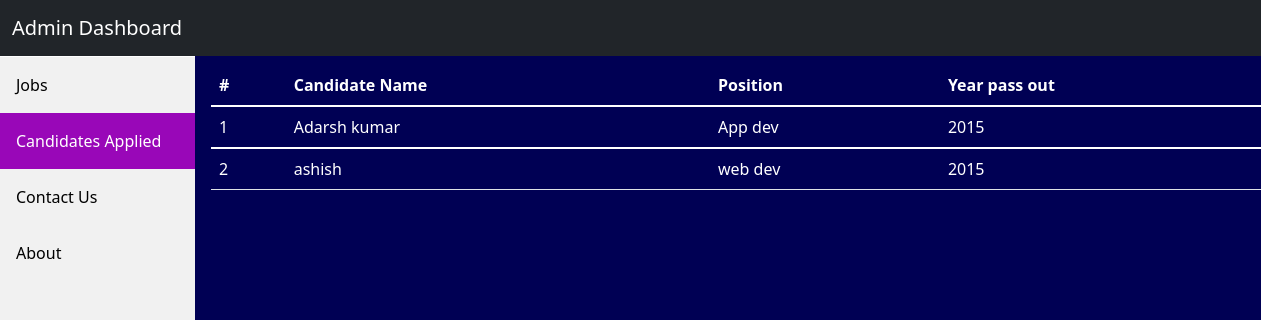
/jobs.php, run on the app's committed database.
### tables this page shows
CREATE TABLE `candidates` (
  `name` varchar(15) NOT NULL,
  `apply` varchar(50) NOT NULL,
  `qual` varchar(100) NOT NULL,
  `year` year(4) NOT NULL
);

### jobs.php (the view, shortened to what this page needs)
<?php
 include 'config.php';
 ?>
<!DOCTYPE html>
<html lang="en">
<head>
    <link href="https://cdn.jsdelivr.net/npm/bootstrap@5.1.3/dist/css/bootstrap.min.css" rel="stylesheet">
    <link rel="stylesheet" href="https://cdnjs.cloudflare.com/ajax/libs/font-awesome/6.0.0-beta2/css/all.min.css" />
</head>
<body>
    <div>
        <nav class="navbar navbar-expand-lg navbar-dark bg-dark" style="position: fixed;">
            <div class="container-fluid">
                <a class="navbar-brand" href="index.php">Admin Dashboard</a>
            </div>
        </nav>
        <div class="sidebar">
            <a  href="career.php">Jobs</a>
            <a class="active" href="jobs.php">Candidates Applied</a>
            <a href="contact.php">Contact Us</a>
            <a href="about.php">About</a>
        </div>
    </div>
    <div class="content">
    <table class="table" style="color:white;">
                <thead>
                    <tr>
                        <th scope="col">#</th>
                        <th scope="col">Candidate Name</th>
                        <th scope="col">Position</th>
                        <th scope="col">Year pass out</th>
                    </tr>
                </thead>
                <tbody>
                <?php
                $sql="SELECT `name`, `apply`, `year` FROM `candidates`";
                $result=mysqli_query($conn,$sql);
                $i=0;
                if($result->num_rows>0){
                    while($rows=$result->fetch_assoc()){
                 echo "
                 <tbody>
                 <tr>
                        <td>".++$i."</td>
                        <td>".$rows['name']."</td>
                        <td>".$rows['apply']."</td>
                        <td>".$rows['year']."</td>
                        </tr>";
                }
                }
                else{
                    echo"";
                }
                ?>
                </tbody>
            </table>
    </div>
</body>
</html>

### jobs.php (style rules this page uses)
.sidebar { margin: 0; margin-top: 57px; padding: 0; width: 200px; background-color: #f1f1f1; position: fixed; height: 100%; overflow: auto; }
.sidebar a { display: block; color: black; padding: 16px; text-decoration: none; }
.sidebar a.active { background-color: #9907b8; color: white; }
div.content { margin-top: 56px; margin-left: 195px; padding: 9px 16px; height: 200%; position: absolute; width: 88%; background: #000054; }
.navbar { overflow: hidden; background-color: #333; position: fixed; top: 0; width: 100%; z-index: 9; }

### data on the page
candidates: name "Adarsh kumar", apply "App dev", year "2015"
candidates: name "ashish", apply "web dev", year "2015"
